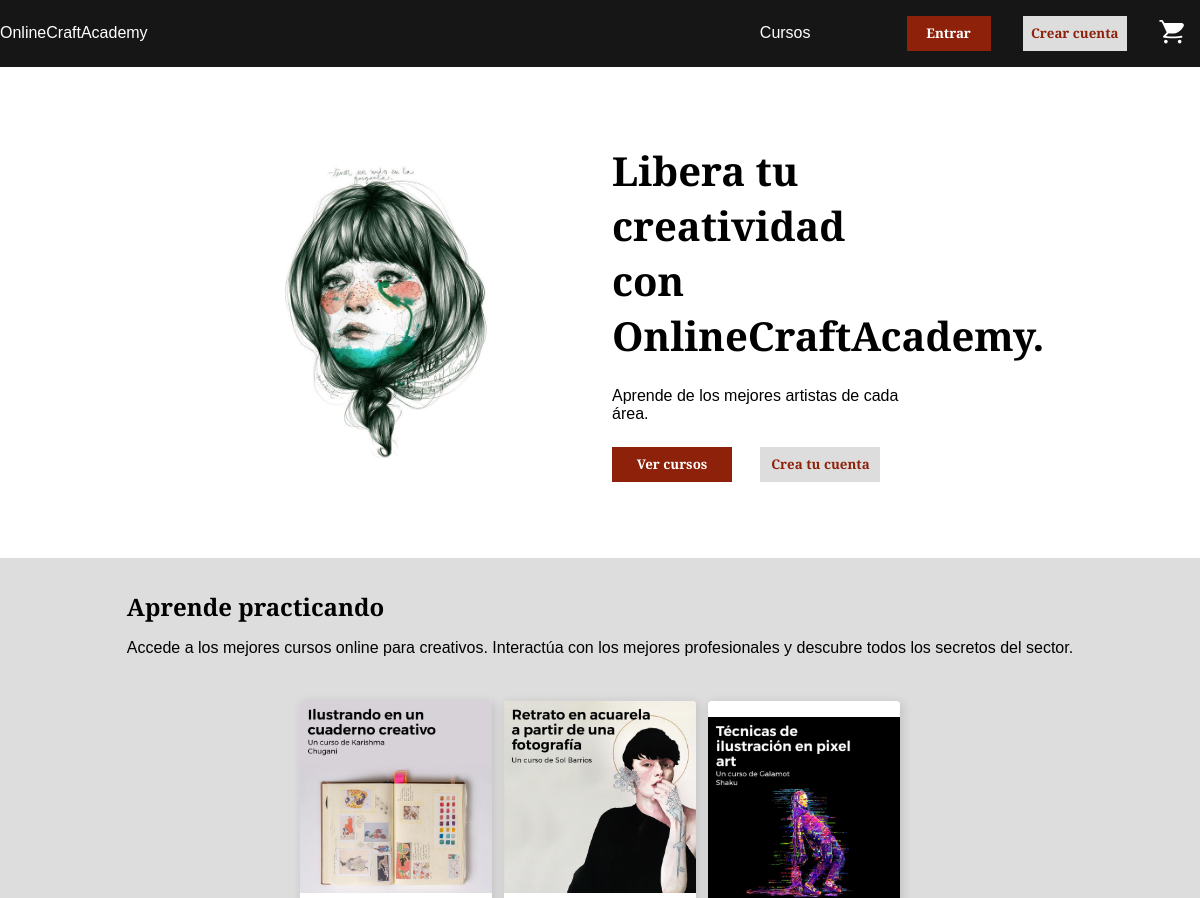
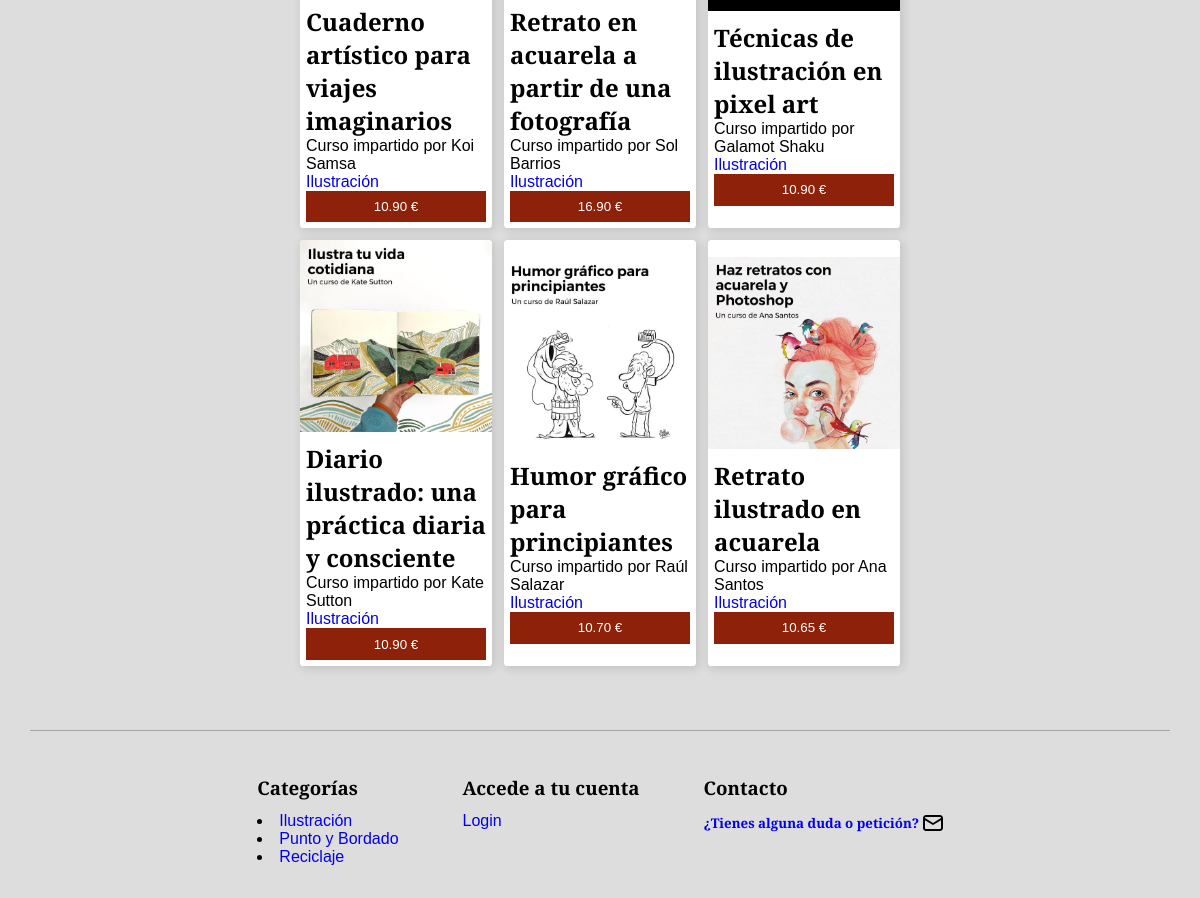
The page / on the database its author committed (2 pictures, top to bottom).
### tables this page shows
CREATE TABLE Courses(
  courseID integer NOT NULL AUTO_INCREMENT,
  title varchar (500) NOT NULL,
  teacher varchar (255) NOT NULL,
  courseDes TEXT NOT NULL,
  rate double,
  category varchar (255) NOT NULL,
  imgName varchar (255),
  price double NOT NULL,
  PRIMARY KEY (courseID)
);

### php/load_6_products.php (the view, shortened to what this page needs)
<div class='products__container'>
    <?php
    require 'connection.php';
    $sql = "SELECT * FROM Courses";
    $result = mysqli_query($connection, $sql) or die("Ups there was a conecction problem :S");
    if ($result->num_rows > 0) {
        for ($i = 0; $i < 6; $i++) {
            $row = $result->fetch_assoc();
            echo "<form action='php/getProduct.php?course=" . $row["courseID"] . "' method='post' class ='product__card'>";
            echo "<a href='product_detail.php?course=" . $row["courseID"] . "'><img src='img/" . $row["imgName"] . "' /></a>";
            echo "<div class ='product__card__info'>";
            echo "<h2>" . $row["title"] . "</h2>";
            echo "<span> Curso impartido por " . $row["teacher"] . "</span> ";
            echo "<a href='showCategory.php?value=" . $row["category"] . "'>" . $row["category"] . "</a>";
            echo "<input type='submit' value='" . number_format((float)$row["price"], 2, '.', '') . " €' class='basic__button button-dark''/>";
            echo "</div>";
            echo "</form>";
        }
    } else {
        echo "0 results";
    }
    ?>
</div>

### header.php (shortened to what this page needs)
<!DOCTYPE html>
<html lang="en">
<head>
    <link rel="stylesheet" href="css/main.css">
    <link rel="stylesheet" href="https://cdnjs.cloudflare.com/ajax/libs/font-awesome/4.7.0/css/font-awesome.min.css">
</head>
<body>
    <nav>
        <div class="nav">
            <div id="navName">
                <a href="index.php"><span id="nav-name">OnlineCraftAcademy</span></a>
            </div>
            <ul class="nav__list" id="nav-list">
                <li class="nav__item " id="nav-category">
                    <a href="courses_list.php?value=All">Cursos</a>
                </li>
                <?php
                include_once 'php/navbar_action.php'
                ?>
                <li class="nav__item " id="nav-shopping-cart">
                    <a href="shopping_cart.php" id="shopping-cart">
                    </a>
                </li>
            </ul>
        </div>
    </nav>
    <main>

### php/navbar_action.php (shortened to what this page needs)
<?php
if (isset($_SESSION["userName"])) {
    echo "<span class='nav__item'>¡Hola  " . $_SESSION["userName"] . "!</span>";
    $element = '
    <li class="nav__item " id="nav-profile">
    <a href="profile.php" id="profile-icon">
        <svg width="32" height="32" viewBox="0 0 24 24" fill="#ffff" xmlns="http://www.w3.org/2000/svg">
            <path d="M12 3.75C9.92893 3.75 8.25 5.42893 8.25 7.5C8.25 9.57107 9.92893 11.25 12 11.25C14.0711 11.25 15.75 9.57107 15.75 7.5C15.75 5.42893 14.0711 3.75 12 3.75Z" />
            <path d="M8 13.25C5.92893 13.25 4.25 14.9289 4.25 17V18.1883C4.25 18.9415 4.79588 19.5837 5.53927 19.7051C9.8181 20.4037 14.1819 20.4037 18.4607 19.7051C19.2041 19.5837 19.75 18.9415 19.75 18.1883V17C19.75 14.9289 18.0711 13.25 16 13.25H15.6591C15.4746 13.25 15.2913 13.2792 15.1159 13.3364L14.2504 13.6191C12.7881 14.0965 11.2119 14.0965 9.74959 13.6191L8.88407 13.3364C8.70869 13.2792 8.52536 13.25 8.34087 13.25H8Z" />
        </svg>
    </a>
</li>';
    echo $element;
    echo "<li class='nav__item' id='nav-experience'><a href='php/logout_action.php' id='login'><button class='button-dark basic__button'>Salir</button></a></li>";
} else {
    echo "<li class='nav__item' id='nav-experience'> <a href='login_form.php' id='login'><button class='button-dark basic__button'>Entrar</button></a></li>";
    echo "<li class='nav__item' id='nav-experience'><a href='signup_form.php' id='login'><button class='button-light basic__button'>Crear cuenta</button></a></li>";
}

### index.php
<?php
include_once 'header.php'
?>
<div class="banner" id="banner">
    <div class="banner__column">
        <img src="img/banner.jpg" alt="Artwork Paula Bonnnet">
    </div>
    <div class="banner__column">
        <h2 class="banner__title banner__item">Libera tu creatividad con OnlineCraftAcademy.</h2>
        <span class="banner__item"> Aprende de los mejores artistas de cada área.</span>
        <div class="banner__button__container banner__item">
            <a href="courses_list.php?value=All"><button class="banner__button button-dark">Ver cursos</button></a>
            <a href="signup_form.php"><button class="banner__button button-light">Crea tu cuenta</button></a>
        </div>
    </div>
</div>
<div class="landing__main__container">
    <h2>Aprende practicando</h2>
    <p>Accede a los mejores cursos online para creativos. Interactúa con los mejores profesionales y descubre todos los secretos del sector.</p>
</div>
<?php
include_once 'php/load_6_products.php'
?>
<?php
include_once 'footer.php'
?>

### footer.php (shortened to what this page needs)
</main>
<footer class="footer">
    <div class="divider"></div>
    <div class="footer__container">
        <div class="column">
            <h3>Categorías</h3>
            <li class="list__item"><a href="courses_list.php?value=Ilustración">Ilustración</a></li>
            <li class="list__item"><a href="courses_list.php?value=Punto y Bordado">Punto y Bordado</a></li>
            <li class="list__item"><a href="courses_list.php?value=Reciclaje">Reciclaje</a></li>
        </div>
        <div class="column">
            <h3>Accede a tu cuenta</h3>
            <a href="login_form.php" id="login">Login</a>
        </div>
        <div class="column">
            <h3>Contacto</h3>
            <button id="mail-btn"><a href="mailto:marta.molina.ag@gmail.com" Subject=CraftAcademy>
                    <span>¿Tienes alguna duda o petición?</span>
                </a></button>
        </div>
    </div>
</footer>
</body>
</html>

### css/main.css (style rules this page uses)
* { margin: 0px; padding: 0px; }
img { width: 5vw; }
* { font-family: 'Merriweather Sans', sans-serif; }
a { text-decoration: none; }
.banner__title { font-size: 2.5em; }
button { font-weight: 600; }
main, .banner .banner__column { display: -webkit-box; display: -ms-flexbox; display: flex; -webkit-box-orient: vertical; -webkit-box-direction: normal; -ms-flex-direction: column; flex-direction: column; -webkit-box-pack: start; -ms-flex-pack: start; justify-content: start; }
.product__card, .footer { display: -webkit-box; display: -ms-flexbox; display: flex; -webkit-box-orient: vertical; -webkit-box-direction: normal; -ms-flex-direction: column; flex-direction: column; -webkit-box-pack: center; -ms-flex-pack: center; justify-content: center; }
.product__card .product__card__info { display: -webkit-box; display: -ms-flexbox; display: flex; -webkit-box-orient: vertical; -webkit-box-direction: normal; -ms-flex-direction: column; flex-direction: column; -ms-flex-line-pack: distribute; align-content: space-around; -webkit-box-pack: justify; -ms-flex-pack: justify; justify-content: space-between; }
.banner { display: -webkit-box; display: -ms-flexbox; display: flex; -webkit-box-orient: horizontal; -webkit-box-direction: normal; -ms-flex-direction: row; flex-direction: row; -webkit-box-pack: center; -ms-flex-pack: center; justify-content: center; -webkit-box-align: center; -ms-flex-align: center; align-items: center; }
.footer .footer__container { display: -webkit-box; display: -ms-flexbox; display: flex; -webkit-box-orient: horizontal; -webkit-box-direction: normal; -ms-flex-direction: row; flex-direction: row; -webkit-box-pack: center; -ms-flex-pack: center; justify-content: center; }
.nav, .nav .nav__list { display: -webkit-box; display: -ms-flexbox; display: flex; -webkit-box-orient: horizontal; -webkit-box-direction: normal; -ms-flex-direction: row; flex-direction: row; -webkit-box-pack: justify; -ms-flex-pack: justify; justify-content: space-between; -webkit-box-align: center; -ms-flex-align: center; align-items: center; }
.banner__button { min-width: 10vw; padding: 0.7vw; border: none; }
.basic__button { border: none; min-width: 7vw; padding: 0.7vw; }
#mail-btn { border-style: none; }
#mail-btn svg { -webkit-transform: translateY(3px); transform: translateY(3px); }
.product__card { width: 16vw; border-radius: 0.3vw; overflow: hidden; -webkit-box-shadow: 2px 2px 10px 1px #1616161f; box-shadow: 2px 2px 10px 1px #1616161f; }
.product__card img { width: 16vw; }
.product__card .product__card__info { min-height: 22vh; padding: 0.5vw; }
.footer { width: 100%; padding-top: 5vh; }
.footer .divider { -ms-flex-item-align: center; -ms-grid-row-align: center; align-self: center; width: 95%; height: 1px; }
.footer .footer__container .column { padding: 4vh; }
.footer .footer__container .column h3 { padding-top: 1.5vh; padding-bottom: 1.5vh; }
.nav { background-color: aqua; }
.nav .nav__list .nav__item { padding: 1em; list-style-type: none; }
.nav .nav__list #nav-category { padding-left: 5em; padding-right: 5em; }
main { min-height: 80vh; }
.banner { padding: 8vh; }
.banner .banner__column { width: 28vw; }
.banner .banner__column .banner__item { padding: 1vw; }
.banner .banner__column img { width: 20vw; }
.banner .banner__column h2 { display: inline-block; }
.banner .banner__column .banner__button { margin-right: 2vw; }
.landing__main__container { display: -webkit-box; display: -ms-flexbox; display: flex; -webkit-box-orient: vertical; -webkit-box-direction: normal; -ms-flex-direction: column; flex-direction: column; width: -webkit-fit-content; width: -moz-fit-content; width: fit-content; -ms-flex-item-align: center; align-self: center; padding: 4vh; }
.landing__main__container h2 { padding-bottom: 2vh; }
.products__container { -ms-grid-row-align: center; align-self: center; width: -webkit-fit-content; width: -moz-fit-content; width: fit-content; display: -ms-grid; display: grid; -ms-grid-columns: (1fr)[3]; grid-template-columns: repeat(3, 1fr); grid-gap: 1vw; padding: 1vw; }
.footer, main { background-color: #dddddd; }
.nav { background-color: #161616; color: #fff; }
.nav a { list-style: none; color: #fff; }
.nav span { color: #fff; }
.banner { background-color: #fff; }
.button-dark { background-color: #8d2109; color: #fff; }
.button-light { color: #8d2109; background-color: #dddddd; }
.product__card { background-color: #fff; }
.divider { background-color: #a3a3a3; }
#mail-btn { background-color: #dddddd; }

### rows shown on the page
courses: imgName (picture), title "Cuaderno artístico para viajes imaginarios", teacher "Koi Samsa", category "Ilustración", price "10.90 €"
courses: imgName (picture), title "Retrato en acuarela a partir de una fotografía", teacher "Sol Barrios", category "Ilustración", price "16.90 €"
courses: imgName (picture), title "Técnicas de ilustración en pixel art", teacher "Galamot Shaku", category "Ilustración", price "10.90 €"
courses: imgName (picture), title "Diario ilustrado: una práctica diaria y consciente", teacher "Kate Sutton", category "Ilustración", price "10.90 €"
courses: imgName (picture), title "Humor gráfico para principiantes", teacher "Raúl Salazar", category "Ilustración", price "10.70 €"
courses: imgName (picture), title "Retrato ilustrado en acuarela", teacher "Ana Santos", category "Ilustración", price "10.65 €"
